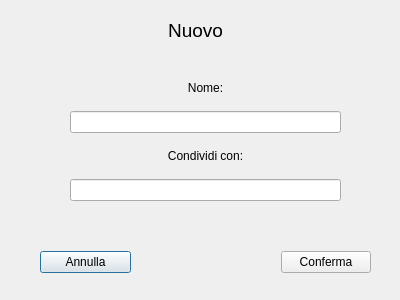
<?xml version="1.0" encoding="UTF-8"?>
<ui version="4.0">
 <class>Nuovo</class>
 <widget class="QDialog" name="Nuovo">
  <property name="geometry">
   <rect>
    <x>0</x>
    <y>0</y>
    <width>400</width>
    <height>300</height>
   </rect>
  </property>
  <property name="windowTitle">
   <string>Dialog</string>
  </property>
  <widget class="QLabel" name="label">
   <property name="geometry">
    <rect>
     <x>10</x>
     <y>20</y>
     <width>371</width>
     <height>20</height>
    </rect>
   </property>
   <property name="font">
    <font>
     <pointsize>14</pointsize>
    </font>
   </property>
   <property name="text">
    <string>Nuovo</string>
   </property>
   <property name="alignment">
    <set>Qt::AlignCenter</set>
   </property>
  </widget>
  <widget class="QWidget" name="">
   <property name="geometry">
    <rect>
     <x>70</x>
     <y>70</y>
     <width>271</width>
     <height>131</height>
    </rect>
   </property>
   <layout class="QVBoxLayout" name="verticalLayout">
    <item>
     <widget class="QLabel" name="label_2">
      <property name="text">
       <string>Nome:</string>
      </property>
      <property name="alignment">
       <set>Qt::AlignCenter</set>
      </property>
     </widget>
    </item>
    <item>
     <widget class="QLineEdit" name="nome"/>
    </item>
    <item>
     <widget class="QLabel" name="label_3">
      <property name="text">
       <string>Condividi con:</string>
      </property>
      <property name="alignment">
       <set>Qt::AlignCenter</set>
      </property>
     </widget>
    </item>
    <item>
     <widget class="QLineEdit" name="cond"/>
    </item>
   </layout>
  </widget>
  <widget class="QWidget" name="">
   <property name="geometry">
    <rect>
     <x>40</x>
     <y>250</y>
     <width>331</width>
     <height>25</height>
    </rect>
   </property>
   <layout class="QHBoxLayout" name="horizontalLayout">
    <property name="spacing">
     <number>150</number>
    </property>
    <item>
     <widget class="QPushButton" name="Annulla">
      <property name="text">
       <string>Annulla</string>
      </property>
     </widget>
    </item>
    <item>
     <widget class="QPushButton" name="conferma">
      <property name="text">
       <string>Conferma</string>
      </property>
     </widget>
    </item>
   </layout>
  </widget>
 </widget>
 <resources/>
 <connections/>
</ui>
